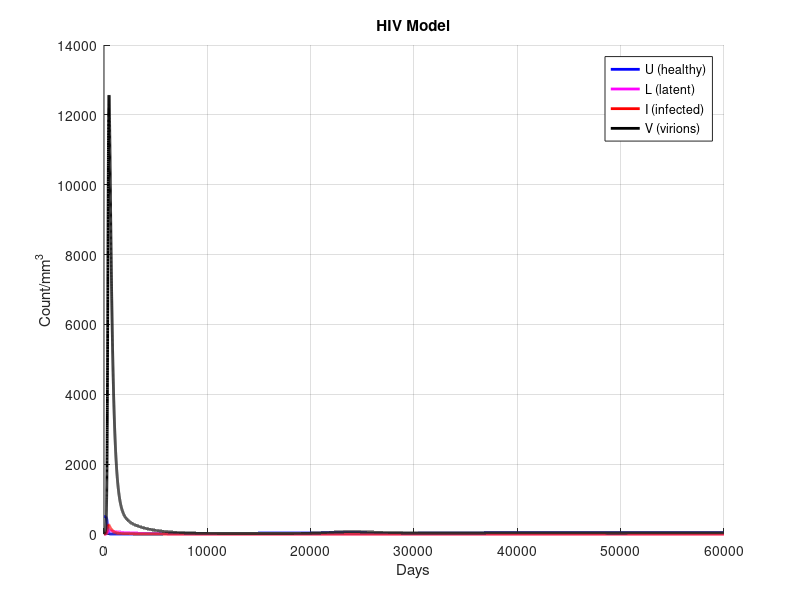
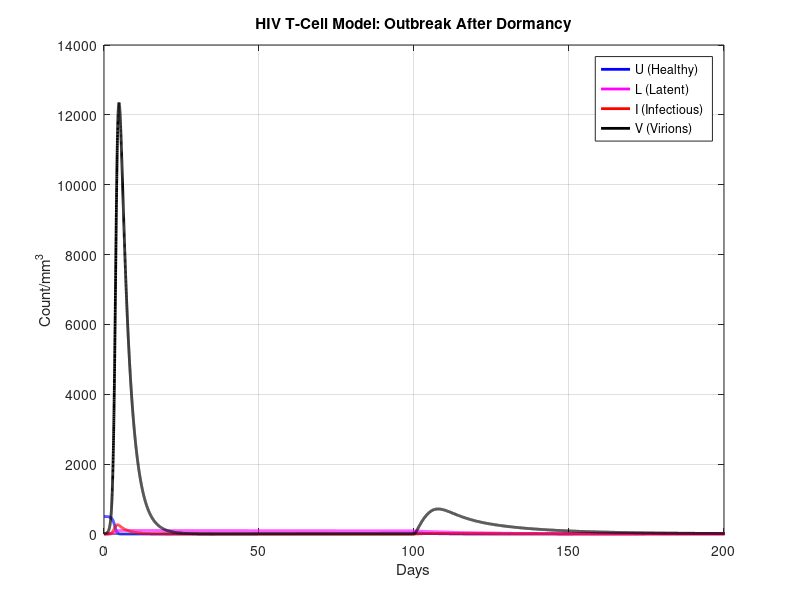
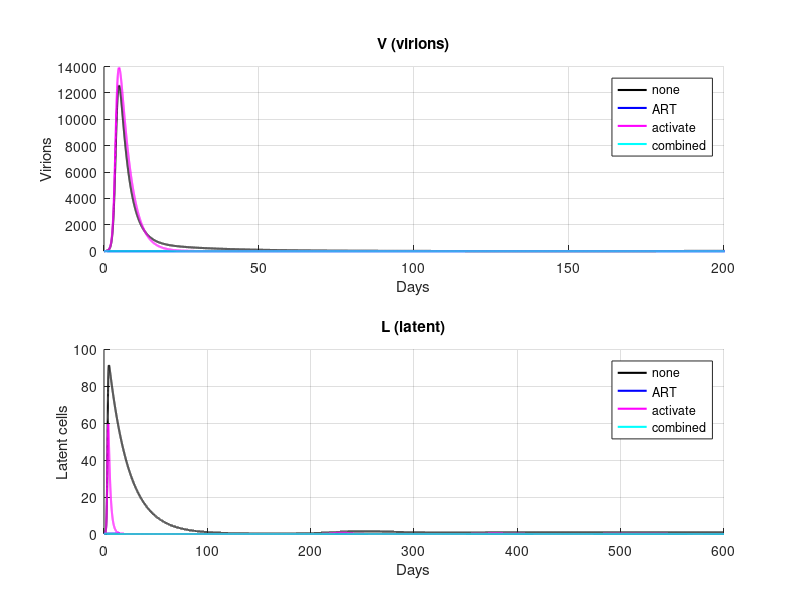

MATLAB code for these plots, in order:
% HIV simulation - Question 3

days = 600;
dt = 0.01;
steps = days/dt;



% section a
U = zeros(1,steps);
L = zeros(1,steps);
I = zeros(1,steps);
V = zeros(1,steps);

U(1) = 500;
L(1) = 0;
I(1) = 0;
V(1) = 10;


p = 0.272  % production rate of healthy cells per day
k1 = 0.00027 % infection rate
k2 = 0.00136  % death rate of healthy and latent cells
k3 =  0.33 % death rate of infected cells
k4 = 100 % virion production per infected cell per day
k5 = 2 % virion decay rate (half day lifespan)
k6 = 0.05 % rate latent -> infectious
for step = 2:steps

    dU =  p - k2*U(step-1) - k1*U(step-1)*V(step-1);
    dL =  0.2*k1*U(step-1)*V(step-1) - k2*L(step-1) - k6*L(step-1);
    dI =  0.8*k1*U(step-1)*V(step-1)+k6*L(step-1) - k3*I(step-1);
    dV =  k4*I(step-1) - k5*V(step-1);

    U(step) = U(step-1) + dU * dt;
    L(step) = L(step-1) + dL * dt;
    I(step) = I(step-1) + dI * dt;
    V(step) = V(step-1) + dV * dt;

end

figure
hold on % This makes the plots appear on top of each other
plot(U,'b','LineWidth',2)
plot(L,'m','LineWidth',2)
plot(I,'r','LineWidth',2)
plot(V,'k','LineWidth',2)

title('HIV Model')
xlabel('Days')
ylabel('Count/mm^3');
legend({'U (healthy)','L (latent)','I (infected)','V (virions)'})

grid on;
fig = gca;



% section b

k6_dormant = 1e-10;% Effectively zero latent activation rate for Phase 1

T_steady = 100; % Day of outbreak trigger
step_switch = T_steady / dt; 


time = (0:steps-1)*dt;


% Phase 1: Dormancy (t=0 to T_steady) 
for step = 2:step_switch - 1 
    dU =  p - k2*U(step-1) - k1*U(step-1)*V(step-1);
    dL =  0.2*k1*U(step-1)*V(step-1) - k2*L(step-1) - k6_dormant*L(step-1);
    dI =  0.8*k1*U(step-1)*V(step-1)+k6_dormant*L(step-1) - k3*I(step-1);
    dV =  k4*I(step-1) - k5*V(step-1);

    U(step) = U(step-1) + dU * dt;
    L(step) = L(step-1) + dL * dt;
    I(step) = I(step-1) + dI * dt;
    V(step) = V(step-1) + dV * dt;
end

% Phase 2: Outbreak Triggered (t > T_steady to T_total)
for step = step_switch:steps - 1 
    
    dU =  p - k2*U(step-1) - k1*U(step-1)*V(step-1);
    dL =  0.2*k1*U(step-1)*V(step-1) - k2*L(step-1) - k6*L(step-1);
    dI =  0.8*k1*U(step-1)*V(step-1)+k6*L(step-1) - k3*I(step-1);
    dV =  k4*I(step-1) - k5*V(step-1);

    U(step) = U(step-1) + dU * dt;
    L(step) = L(step-1) + dL * dt;
    I(step) = I(step-1) + dI * dt;
    V(step) = V(step-1) + dV * dt;
end

figure();
plot(time, U, 'b', 'LineWidth', 2); hold on;
plot(time, L, 'm', 'LineWidth', 2);
plot(time, I, 'r', 'LineWidth', 2);
plot(time, V, 'k', 'LineWidth', 2);


title('HIV T-Cell Model: Outbreak After Dormancy');
xlabel('Days');
ylabel('Count/mm^3');
legend({'U (Healthy)','L (Latent)','I (Infectious)','V (Virions)'}, 'Location', 'NorthEast');
xlim([0, 200])
grid on;

%%

% question 4

epsilon_ART = 0.99; 
k4_kill_V = k4 * (1 - epsilon_ART);

k6_activated = k6 * 10;


scenarios = {'none','kill_v','activate','combined'};

Umat = zeros(length(scenarios), steps);
Lmat = zeros(length(scenarios), steps);
Imat = zeros(length(scenarios), steps);
Vmat = zeros(length(scenarios), steps);

U0 = 500; L0 = 0; I0 = 0; V0 = 10;

for s = 1:length(scenarios)
    U = zeros(1,steps); L = zeros(1,steps); I = zeros(1,steps); V = zeros(1,steps);
    U(1)=U0; L(1)=L0; I(1)=I0; V(1)=V0;
    
    switch scenarios{s}
        case 'none'
            k4_now = k4;
            k6_now = k6;
        case 'kill_v'
            k4_now = k4_kill_V;
            k6_now = k6;
        case 'activate'
            k4_now = k4;
            k6_now = k6_activated;
        case 'combined'
            k4_now = k4_kill_V;
            k6_now = k6_activated;
    end
    
    for step = 2:steps
        dU =  p - k2*U(step-1) - k1*U(step-1)*V(step-1);
        dL =  0.2*k1*U(step-1)*V(step-1) - k2*L(step-1) - k6_now*L(step-1);
        dI =  0.8*k1*U(step-1)*V(step-1)+k6_now*L(step-1) - k3*I(step-1);
        dV =  k4_now*I(step-1) - k5*V(step-1);

        U(step) = U(step-1) + dU * dt;
        L(step) = L(step-1) + dL * dt;
        I(step) = I(step-1) + dI * dt;
        V(step) = V(step-1) + dV * dt;
        
        U(step)=max(U(step),0);
        L(step)=max(L(step),0);
        I(step)=max(I(step),0);
        V(step)=max(V(step),0);
    end
    
    Umat(s,:) = U;
    Lmat(s,:) = L;
    Imat(s,:) = I;
    Vmat(s,:) = V;
end

time = (0:steps-1)*dt;
figure('Position',[100 100 900 600])
subplot(2,1,1)
hold on
plot(time, Vmat(1,:),'k','LineWidth',1.5)    % none
plot(time, Vmat(2,:),'b','LineWidth',1.5)    % ART
plot(time, Vmat(3,:),'m','LineWidth',1.5)    % activate
plot(time, Vmat(4,:),'c','LineWidth',1.5)    % combined
title('V (virions)')
xlabel('Days'); ylabel('Virions')
legend('none','ART','activate','combined')
xlim([0 200]); grid on

subplot(2,1,2)
hold on
plot(time, Lmat(1,:),'k','LineWidth',1.5)
plot(time, Lmat(2,:),'b','LineWidth',1.5)
plot(time, Lmat(3,:),'m','LineWidth',1.5)
plot(time, Lmat(4,:),'c','LineWidth',1.5)
title('L (latent)')
xlabel('Days'); ylabel('Latent cells')
legend('none','ART','activate','combined')
grid on

fprintf('\nFinal latent pool L (day %d):\n', days);
for s = 1:length(scenarios)
    fprintf('  %8s : L_final = %.4f\n', scenarios{s}, Lmat(s,end));
end

fprintf('\nRelative change in L (L_final / max(L) observed):\n');
for s = 1:length(scenarios)
    fprintf('  %8s : L_final/max(L) = %.4f\n', scenarios{s}, Lmat(s,end) / (max(Lmat(s,:)) + eps));
end
